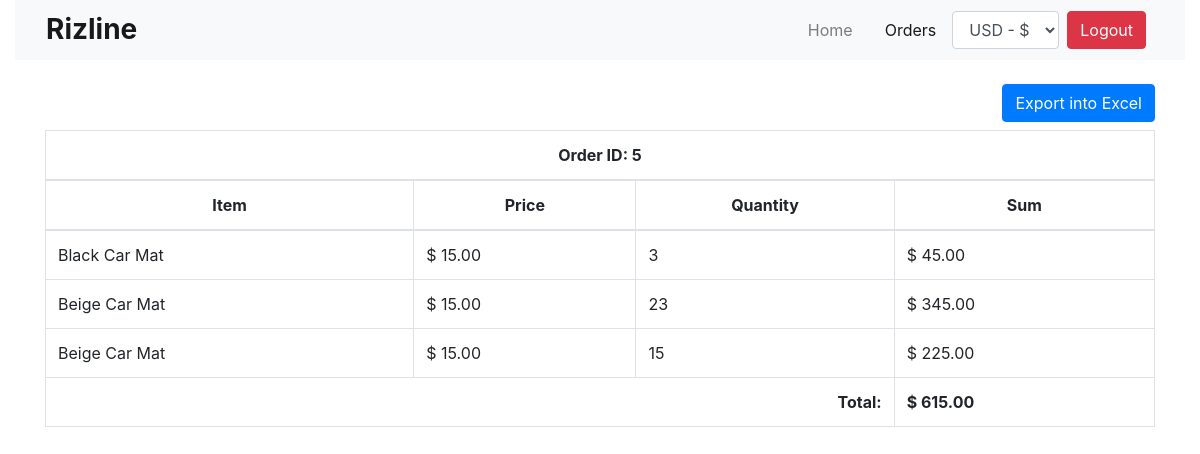
Screenshot of /order_details.php?order_id=5 (signed in) with the database file from the repository.
### tables this page shows
CREATE TABLE `order_lines` (
  `ol_id` int NOT NULL,
  `order_id` int NOT NULL,
  `item_id` int NOT NULL,
  `quantity` int NOT NULL,
  `price` decimal(10,2) NOT NULL,
  `created_at` timestamp NOT NULL DEFAULT CURRENT_TIMESTAMP
);

CREATE TABLE `rizline_list` (
  `ID` int NOT NULL,
  `ITEM` varchar(255) NOT NULL,
  `EAN` varchar(255) NOT NULL,
  `BRAND` varchar(255) NOT NULL,
  `MODEL` varchar(255) NOT NULL,
  `YEAR` varchar(255) NOT NULL,
  `QTY` varchar(255) NOT NULL,
  `PRICE` varchar(255) NOT NULL,
  `IMAGE` varchar(255) NOT NULL
);

### order_details.php (the view, shortened to what this page needs)
<?php
$order_id = $_GET['order_id'];
?>
<!DOCTYPE html>
<html lang="en">
    <head>
        <link rel="stylesheet" href="https://cdn.jsdelivr.net/npm/bootstrap@4.4.1/dist/css/bootstrap.min.css"
>
        <link rel="stylesheet" href="https://cdn.jsdelivr.net/npm/bootstrap-icons@1.11.3/font/bootstrap-icons.min.css">
        <link rel="stylesheet" href="./style.css">
    </head>
    <body>
        <div class="container-fluid">
            <form action="" method="post">
                <?php
                include './header.php';
                ?>
                <main class="mt-4">
                    <div class="container">
                        <div class="table-responsive">
                            <div class="mb-2 text-right">
                                <button class="btn btn-primary"
                                    onclick="exportIntoExcel('<?php echo $order_id; ?>')">Export into Excel</button>
                            </div>
                            <table class="table table-bordered" id="order_details" style="width:100%">
                                <thead>
                                    <tr>
                                        <th colspan="4" class="text-center"> Order ID: <?php echo $order_id; ?>
                                        </th>
                                    </tr>
                                    <tr class="text-center">
                                        <th>Item</th>
                                        <th>Price</th>
                                        <th>Quantity</th>
                                        <th>Sum</th>
                                    </tr>
                                </thead>
                                <tbody>
                                    <?php
                                    $sql3 = "SELECT * FROM order_lines WHERE `order_id` = '$order_id'";
                                    $result3 = mysqli_query($conn, $sql3);
                                    $total = 0;
                                    if (mysqli_num_rows($result3) > 0) {
                                        while ($row3 = mysqli_fetch_assoc($result3)) {
                                            $item_id = $row3['item_id'];
                                            $sql2 = "SELECT * FROM rizline_list WHERE `ID` = '$item_id'";
                                            $result2 = mysqli_query($conn, $sql2);
                                            $row2 = mysqli_fetch_assoc($result2);
                                            if (!empty($row2)) {
                                                $item = $row2['ITEM'];
                                            } else {
                                                $item = 'NULL';
                                            }
                                            $itemTotal = $row3['quantity'] * $row3['price'];
                                            $total += $itemTotal;
                                            ?>
                                            <tr>
                                                <td>
                                                    <?php echo $item; ?>
                                                </td>
                                                <td>
                                                    <?php echo '$ ' . number_format($row3['price'], 2, '.', ','); ?>
                                                </td>
                                                <td>
                                                    <?php echo $row3['quantity']; ?>
                                                </td>
                                                <td>
                                                    <?php echo '$ ' . number_format($itemTotal, 2, '.', ','); ?>
                                                </td>
                                            </tr>
                                            <?php
                                        }
                                    }
                                    ?>
                                </tbody>
                                <tfoot>
                                    <tr>
                                        <td colspan="3" class="text-right"><b>Total: </b> </td>
                                        <td>
                                            <b><?php echo '$ ' . number_format($total, 2, '.', ','); ?></b>
                                        </td>
                                    </tr>
                                </tfoot>
                            </table>
                        </div>
                    </div>
                </main>
            </form>
        </div>
    </body>
</html>

### style.css (style rules this page uses)
* { scrollbar-width: thin; }

### rows the page displays
order_lines: item.ITEM "Black Car Mat", price "15.00", quantity "3", itemTotal "45.00"
order_lines: item.ITEM "Beige Car Mat", price "15.00", quantity "23", itemTotal "345.00"
order_lines: item.ITEM "Beige Car Mat", price "15.00", quantity "15", itemTotal "225.00"

### other values shown
$order_id "5"
$total "615.00"
